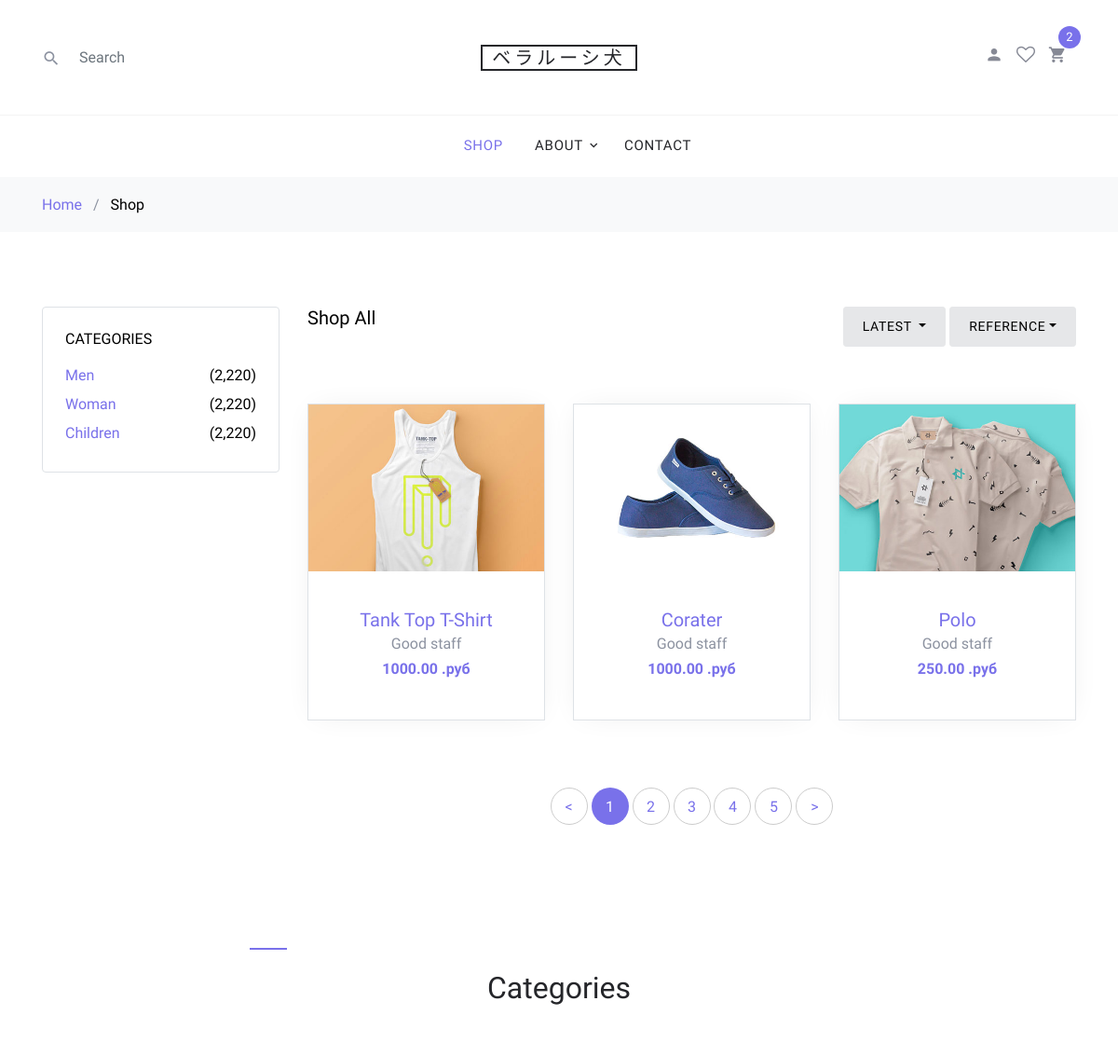
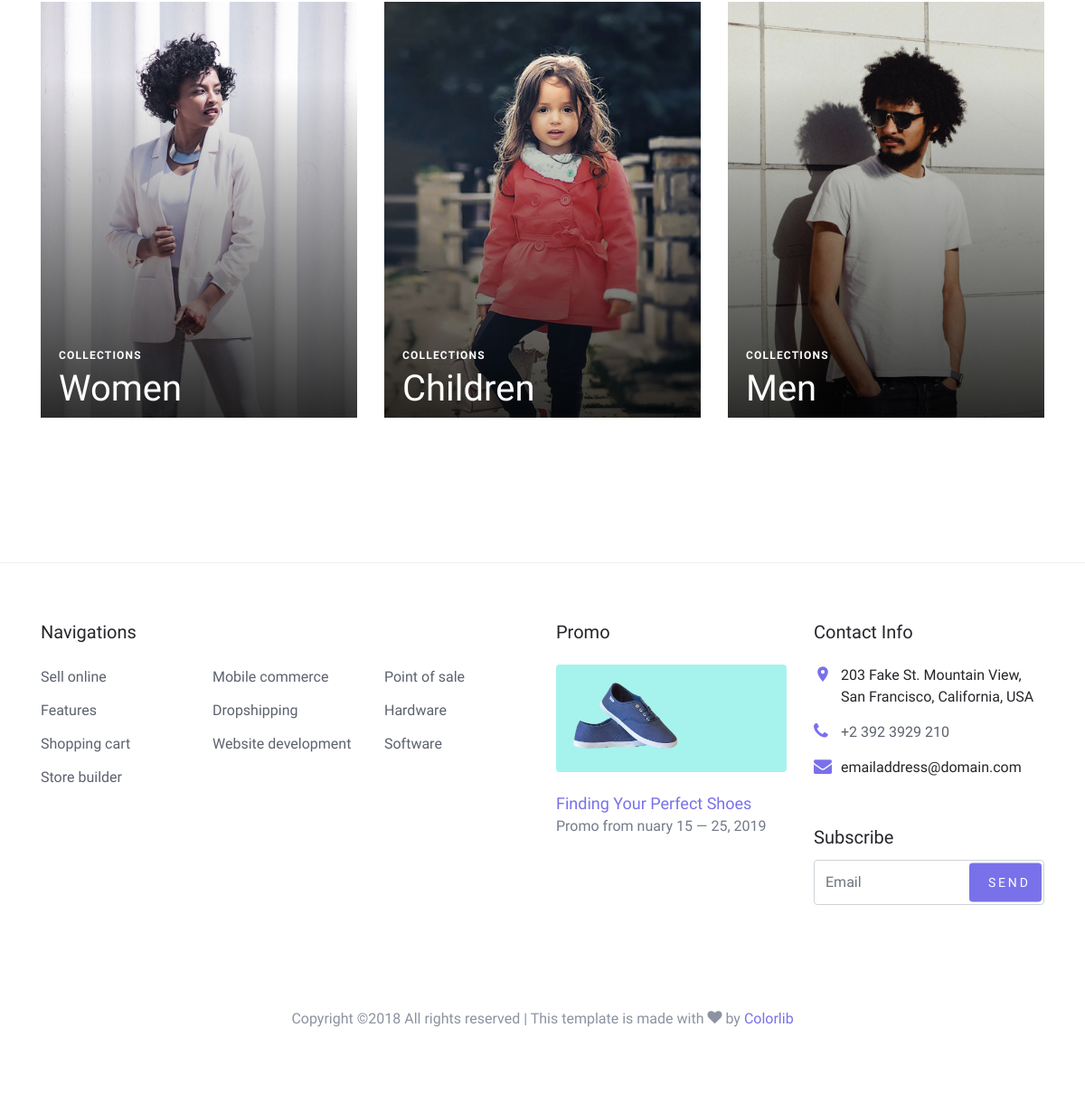
The page / on the database its author committed (2 pictures, top to bottom).
### test_shop_app/models.py (models this page shows, shortened)
class Product(models.Model):
    category = models.ForeignKey(Category, related_name='products', verbose_name="Категория", on_delete=models.CASCADE)
    name = models.CharField(max_length=200, db_index=True, verbose_name="Название")
    slug = models.SlugField(max_length=200, db_index=True)
    image = models.ImageField(upload_to= image_folder, verbose_name="Изображение товара")
    description = models.TextField(blank=True, verbose_name="Описание")
    price = models.DecimalField(max_digits=10, decimal_places=2, verbose_name="Цена")
    stock = models.PositiveIntegerField(verbose_name="На складе")
    available = models.BooleanField(default=True, verbose_name="Доступен")
    created = models.DateTimeField(auto_now_add=True)
    updated = models.DateTimeField(auto_now=True)
    def get_absolute_url(self):
        return reverse('product_kek', kwargs={'product_slug': self.slug})

class Category(models.Model):
    name = models.CharField(max_length= 200, db_index=True)
    slug = models.SlugField(max_length= 200, db_index=True, unique=True)
    def get_absolute_url(self):
        return reverse('category_kek', kwargs={'category_slug': self.slug})

### test_shop_app/views.py (the view)
# urls.py: path('', views.shop_view, name='index'),
def shop_view(request):
    categories = Category.objects.all()
    products = Product.objects.all()
    context = {
        'categories': categories,
        'products': products
    }
    return render(request, 'test_shop_app/shop.html', context)

### test_shop_app/templates/test_shop_app/shop.html (shortened to what this page needs)
{% load static %}
<!DOCTYPE html>
<html lang="en">
  <head>
    <link rel="stylesheet" href="{% static 'fonts/icomoon/style.css' %}">
    <link rel="stylesheet" href="{% static 'css/bootstrap.min.css' %}">
    <link rel="stylesheet" href="{% static 'css/magnific-popup.css' %}">
    <link rel="stylesheet" href="{% static 'css/jquery-ui.css' %}">
    <link rel="stylesheet" href="{% static 'css/owl.carousel.min.css' %}">
    <link rel="stylesheet" href="{% static 'css/owl.theme.default.min.css' %}">
    <link rel="stylesheet" href="{% static 'css/aos.css' %}">
    <link rel="stylesheet" href="{% static 'css/style.css' %}">
  </head>
  <body>
  <div class="site-wrap">
    <header class="site-navbar" role="banner">
      <div class="site-navbar-top">
        <div class="container">
          <div class="row align-items-center">
            <div class="col-6 col-md-4 order-2 order-md-1 site-search-icon text-left">
              <form action="" class="site-block-top-search">
                <span class="icon icon-search2"></span>
                <input type="text" class="form-control border-0" placeholder="Search">
              </form>
            </div>
            <div class="col-12 mb-3 mb-md-0 col-md-4 order-1 order-md-2 text-center">
              <div class="site-logo">
                <a href="index.html" class="js-logo-clone">ベラルーシ犬</a>
              </div>
            </div>
            <div class="col-6 col-md-4 order-3 order-md-3 text-right">
              <div class="site-top-icons">
                <ul>
                  <li><a href="#"><span class="icon icon-person"></span></a></li>
                  <li><a href="#"><span class="icon icon-heart-o"></span></a></li>
                  <li>
                    <a href="cart.html" class="site-cart">
                      <span class="icon icon-shopping_cart"></span>
                      <span class="count">2</span>
                    </a>
                  </li>
                </ul>
              </div>
            </div>
          </div>
        </div>
      </div>
      <nav class="site-navigation text-right text-md-center" role="navigation">
        <div class="container">
          <ul class="site-menu js-clone-nav d-none d-md-block">
            <li class="active"><a href="{% url 'index' %}">Shop</a></li>
            <li class="has-children">
              <a href="about.html">About</a>
            </li>
            <li><a href="contact.html">Contact</a></li>
          </ul>
        </div>
      </nav>
    </header>
    <div class="bg-light py-3">
      <div class="container">
        <div class="row">
          <div class="col-md-12 mb-0"><a href="index.html">Home</a> <span class="mx-2 mb-0">/</span>
            <strong class="text-black">Shop</strong>
          </div>
        </div>
      </div>
    </div>
{% block content %}
    <div class="site-section">
      <div class="container">
        <div class="row mb-5">
          <div class="col-md-9 order-2">
            <div class="row">
              <div class="col-md-12 mb-5">
                <div class="float-md-left mb-4"><h2 class="text-black h5">Shop All</h2></div>
                <div class="d-flex">
                  <div class="dropdown mr-1 ml-md-auto">
                    <button type="button" class="btn btn-secondary btn-sm dropdown-toggle" id="dropdownMenuOffset"
                            data-toggle="dropdown" aria-haspopup="true" aria-expanded="false">
                      Latest
                    </button>
                  </div>
                  <div class="btn-group">
                    <button type="button" class="btn btn-secondary btn-sm dropdown-toggle" id="dropdownMenuReference"
                            data-toggle="dropdown">Reference</button>
                  </div>
                </div>
              </div>
            </div>
            <div class="row mb-5">
              {% for product in products %}
              <div class="col-sm-6 col-lg-4 mb-4" data-aos="fade-up">
                <div class="block-4 text-center border">
                  <figure class="block-4-image">
                    <a href="{{ product.get_absolute_url }}"><img src="{{ product.image.url }}"
                                                    alt="Image placeholder" class="img-fluid"></a>
                  </figure>
                  <div class="block-4-text p-4">
                    <h3><a href="{{ product.get_absolute_url }}">{{ product.name }}</a></h3>
                    <p class="mb-0">Good staff</p>
                    <p class="text-primary font-weight-bold">{{ product.price }} .руб</p>
                  </div>
                </div>
              </div>
              {% endfor %}
            </div>
            <div class="row" data-aos="fade-up">
              <div class="col-md-12 text-center">
                <div class="site-block-27">
                  <ul>
                    <li><a href="#">&lt;</a></li>
                    <li class="active"><span>1</span></li>
                    <li><a href="#">2</a></li>
                    <li><a href="#">3</a></li>
                    <li><a href="#">4</a></li>
                    <li><a href="#">5</a></li>
                    <li><a href="#">&gt;</a></li>
                  </ul>
                </div>
              </div>
            </div>
          </div>
          <div class="col-md-3 order-1 mb-5 mb-md-0">
            <div class="border p-4 rounded mb-4">
              <h3 class="mb-3 h6 text-uppercase text-black d-block">Categories</h3>
              <ul class="list-unstyled mb-0">
                {% for category in categories %}
                <li class="mb-1"><a href="{{ category.get_absolute_url }}" class="d-flex"><span>{{ category.name }}</span> <span class="text-black ml-auto">(2,220)</span></a></li>
                {% endfor %}
              </ul>
            </div>
          </div>
        </div>
        <div class="row">
          <div class="col-md-12">
            <div class="site-section site-blocks-2">
                <div class="row justify-content-center text-center mb-5">
                  <div class="col-md-7 site-section-heading pt-4">
                    <h2>Categories</h2>
                  </div>
                </div>
                <div class="row">
                  <div class="col-sm-6 col-md-6 col-lg-4 mb-4 mb-lg-0" data-aos="fade" data-aos-delay="">
                    <a class="block-2-item" href="#">
                      <figure class="image">
                        <img src="{% static 'images/women.jpg' %}" alt="" class="img-fluid">
                      </figure>
                      <div class="text">
                        <span class="text-uppercase">Collections</span>
                        <h3>Women</h3>
                      </div>
                    </a>
                  </div>
                  <div class="col-sm-6 col-md-6 col-lg-4 mb-5 mb-lg-0" data-aos="fade" data-aos-delay="100">
                    <a class="block-2-item" href="#">
                      <figure class="image">
                        <img src="{% static 'images/children.jpg' %}" alt="" class="img-fluid">
                      </figure>
                      <div class="text">
                        <span class="text-uppercase">Collections</span>
                        <h3>Children</h3>
                      </div>
                    </a>
                  </div>
                  <div class="col-sm-6 col-md-6 col-lg-4 mb-5 mb-lg-0" data-aos="fade" data-aos-delay="200">
                    <a class="block-2-item" href="#">
                      <figure class="image">
                        <img src="{% static 'images/men.jpg' %}" alt="" class="img-fluid">
                      </figure>
                      <div class="text">
                        <span class="text-uppercase">Collections</span>
                        <h3>Men</h3>
                      </div>
                    </a>
                  </div>
                </div>
            </div>
          </div>
        </div>
      </div>
    </div>
{% endblock content %}
    <footer class="site-footer border-top">
      <div class="container">
        <div class="row">
          <div class="col-lg-6 mb-5 mb-lg-0">
            <div class="row">
              <div class="col-md-12">
                <h3 class="footer-heading mb-4">Navigations</h3>
              </div>
              <div class="col-md-6 col-lg-4">
                <ul class="list-unstyled">
                  <li><a href="#">Sell online</a></li>
                  <li><a href="#">Features</a></li>
                  <li><a href="#">Shopping cart</a></li>
                  <li><a href="#">Store builder</a></li>
                </ul>
              </div>
              <div class="col-md-6 col-lg-4">
                <ul class="list-unstyled">
                  <li><a href="#">Mobile commerce</a></li>
                  <li><a href="#">Dropshipping</a></li>
                  <li><a href="#">Website development</a></li>
                </ul>
              </div>
              <div class="col-md-6 col-lg-4">
                <ul class="list-unstyled">
                  <li><a href="#">Point of sale</a></li>
                  <li><a href="#">Hardware</a></li>
                  <li><a href="#">Software</a></li>
                </ul>
              </div>
            </div>
          </div>
          <div class="col-md-6 col-lg-3 mb-4 mb-lg-0">
            <h3 class="footer-heading mb-4">Promo</h3>
            <a href="#" class="block-6">
              <img src="{% static 'images/hero_1.jpg' %}" alt="Image placeholder" class="img-fluid rounded mb-4">
              <h3 class="font-weight-light  mb-0">Finding Your Perfect Shoes</h3>
              <p>Promo from  nuary 15 &mdash; 25, 2019</p>
            </a>
          </div>
          <div class="col-md-6 col-lg-3">
            <div class="block-5 mb-5">
              <h3 class="footer-heading mb-4">Contact Info</h3>
              <ul class="list-unstyled">
                <li class="address">203 Fake St. Mountain View, San Francisco, California, USA</li>
                <li class="phone"><a href="tel://23923929210">+2 392 3929 210</a></li>
                <li class="email">emailaddress@domain.com</li>
              </ul>
            </div>
            <div class="block-7">
              <form action="#" method="post">
                <label for="email_subscribe" class="footer-heading">Subscribe</label>
                <div class="form-group">
                  <input type="text" class="form-control py-4" id="email_subscribe" placeholder="Email">
                  <input type="submit" class="btn btn-sm btn-primary" value="Send">
                </div>
              </form>
            </div>
          </div>
        </div>
        <div class="row pt-5 mt-5 text-center">
          <div class="col-md-12">
            <p>
            Copyright &copy; All rights reserved | This template is made with <i class="icon-heart" aria-hidden="true"></i> by <a href="https://colorlib.com" target="_blank" class="text-primary">Colorlib</a>
            </p>
          </div>
        </div>
      </div>
    </footer>
  </div>
  </body>
</html>

### rows shown on the page
Product: image (picture), name "Tank Top T-Shirt", price "1000.00"
Product: image (picture), name "Corater", price "1000.00"
Product: image (picture), name "Polo", price "250.00"
Category: name "Men"
Category: name "Woman"
Category: name "Children"
